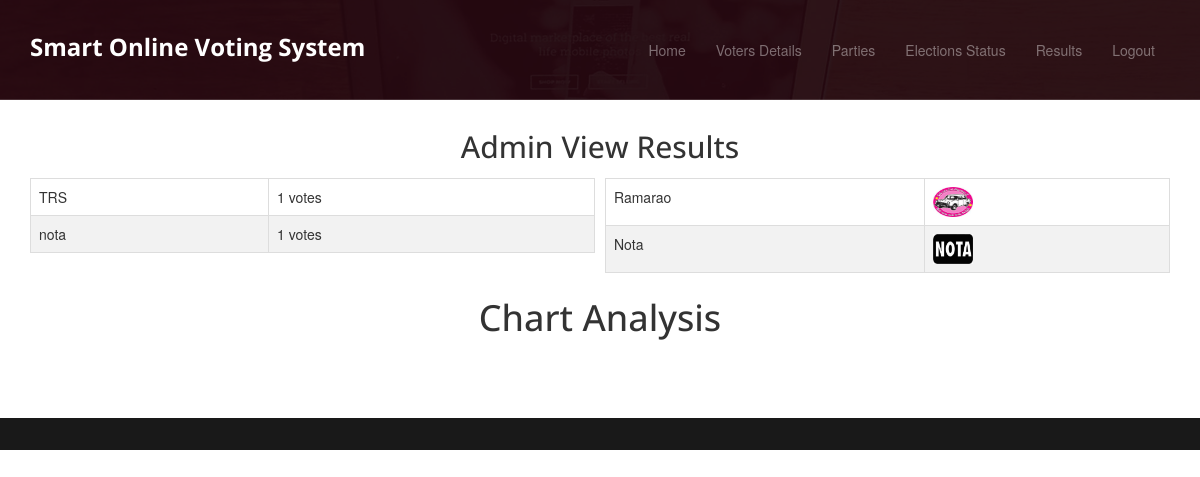
/AdminElectionsResults/, run on the app's committed database.
### users/models.py (models this page shows, shortened)
class VotingPollModel(models.Model):
    aadhar = models.CharField(unique=True, max_length=100)
    candidate_id = models.IntegerField()
    candidateName = models.CharField(max_length=100)
    constituency = models.CharField(max_length=100)
    partyname = models.CharField(max_length=100)
    vote = models.IntegerField()
    class Meta:
        db_table = 'VotingTable'

class PartiesRegistrationModel(models.Model):
    name = models.CharField(max_length=100)
    mobile = models.CharField(unique=True, max_length=100)
    email = models.CharField(unique=True, max_length=100)
    locality = models.CharField(max_length=100)
    address = models.CharField(max_length=1000)
    partysymbol = models.FileField(upload_to='uploads/')
    partyname = models.CharField(max_length=100)
    status = models.CharField(max_length=100)
    class Meta:
        db_table = 'PartiesRegistrations'

### admins/views.py (the view)
# urls.py: path('AdminElectionsResults/', admins.AdminElectionsResults, name='AdminElectionsResults'),
def AdminElectionsResults(request):
    count = VotingPollModel.objects.order_by().values('partyname').distinct()
    results = {}
    symb= {}
    for row in count:
        party = row['partyname']
        print('Party is:',party)
        d_data = VotingPollModel.objects.filter(partyname=party)
        symbols = PartiesRegistrationModel.objects.get(partyname=party)
        count  = 0
        for s in d_data:
            vo = s.vote
            count = count+vo
        results.update({party:count})
        symb.update({symbols.name:symbols.partysymbol})
    print(results)
    dataset = VotingPollModel.objects.values('candidateName').annotate(dcount=Sum('vote'))
    return render(request, "admins/results.html", {'data': results,'symb': symb,'chart_type': 'bar', 'dataset': dataset})

### assets/templates/admins/results.html (shortened to what this page needs)
{% extends 'admins/adminbase.html'%}
{%load static%}
{%block contents%}
<section class="we-do">
    <div class="container">
        <div class="we-do-details">
            <div class="section-header text-center">
                <h2>Admin View Results</h2>
                <p>
                <p>
                <div class="row">
  <div class="column">
                    <table class="table table-bordered bg-light text-dark">
                        {% for key,value in data.items %}
                        <tr>
                            <td>{{key}}</td>
                            <td>{{value}} votes</td>
                        </tr>
                        {% endfor %}
                    </table>
  </div>
                    <div class="column">
                <table class="table table-bordered bg-light text-dark">
                         {% for key,value in symb.items %}
                        <tr>
                            <td>{{key}}</td>
                            <td><img src="{{value.url}}" alt="" width="40" height="30"></td>
                        </tr>
                        {% endfor %}
                    </table>
                    </div>
                    <h1>Chart Analysis</h1>
                                    </div>
                                </div>
                                <div class="col-md-8 col-sm-8">
                                </div>
                </div>
            </div>
</section>
{%endblock%}

### assets/static/assets/css/style.css (style rules this page uses)
h1, h2, h3, h4, h5, h6 { font-family: "Open sans", Helvetica, Arial; }
h1, .h1, h2, .h2, h3, .h3 { margin-top: 30px; }
img { max-width: 100%; }

### assets/templates/admins/results.html (style rules this page uses)
* { box-sizing: border-box; }
.row { margin-left:-5px; margin-right:-5px; }
.column { float: left; width: 50%; padding: 5px; }
.row::after { content: ""; clear: both; display: table; }
table { border-collapse: collapse; border-spacing: 0; width: 100%; border: 1px solid #ddd; }
th, td { text-align: left; padding: 16px; }
tr:nth-child(even) { background-color: #f2f2f2; }

### data on the page
VotingPollModel: key "nota", vote "1"
PartiesRegistrationModel: symb "Ramarao"
PartiesRegistrationModel: symb "Nota"

### other printed values
{{ key }} "TRS"
{{ value }} "1"
